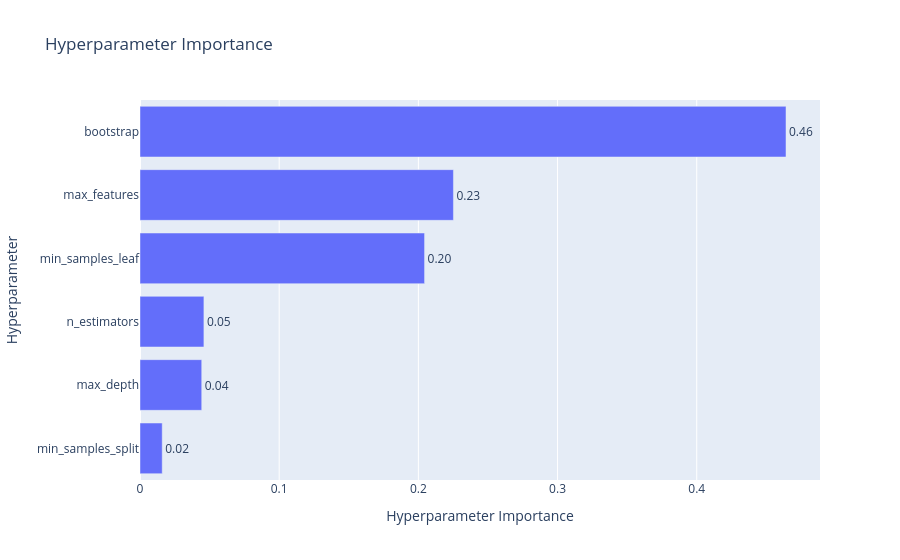

Here is the notebook cell this chart was saved with:
### Code cell
# Parameter importance
try:
    fig = plot_param_importances(study)
    fig.update_layout(title="Hyperparameter Importance")
    fig.show()
    print("✓ Parameter importance plotted")
except:
    print("⚠ Parameter importance requires at least 2 completed trials")

### Figure 1 — Plotly figure (JSON) as saved in the notebook; plotly's stock layout.template omitted (floating-point values rounded to 4 significant figures)
{"data": [{"cliponaxis": false, "hovertemplate": ["min_samples_split (IntDistribution): 0.01596377909046974<extra></extra>", "max_depth (IntDistribution): 0.04434804354581209<extra></extra>", "n_estimators (IntDistribution): 0.04591956188452604<extra></extra>", "min_samples_leaf (IntDistribution): 0.20445423360011789<extra></extra>", "max_features (CategoricalDistribution): 0.2251878663146551<extra></extra>", "bootstrap (CategoricalDistribution): 0.46412651556441903<extra></extra>"], "name": "Objective Value", "orientation": "h", "text": ["0.02", "0.04", "0.05", "0.20", "0.23", "0.46"], "textposition": "outside", "type": "bar", "x": [0.01596, 0.04435, 0.04592, 0.2045, 0.2252, 0.4641], "y": ["min_samples_split", "max_depth", "n_estimators", "min_samples_leaf", "max_features", "bootstrap"]}], "layout": {"title": {"text": "Hyperparameter Importance"}, "xaxis": {"title": {"text": "Hyperparameter Importance"}}, "yaxis": {"title": {"text": "Hyperparameter"}}}}
